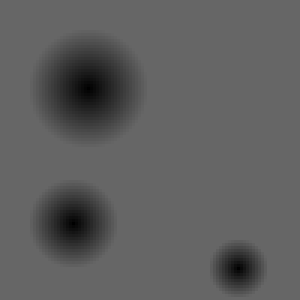
%> input picture MatLab/Optischer Fluss/bilder/bewegung1.bmp, 100 x 100 px (shown 3 times larger); the run also reads 1 picture not shown here
$ octave --eval "result = bewegung;"   (GNU Octave 9; MATLAB toolbox functions it lacks are replaced by stand-ins)
%> lines starting %> are read from the running program, lines starting %| are printed output that depends on the picture
function [ I ] = bewegung()
%Einlesen der Bilder
I1 = double(imread('bilder\bewegung1.bmp', 'BMP'));
%> I1: size 100x100 double; min 0, max 102, mean 94.3; mean of the top-left, top-right, bottom-left and bottom-right quarters 84.9, 102, 92.4, 97.7
I2 = double(imread('bilder\bewegung2.bmp', 'BMP'));
%> I2: size 100x100 double; min 0, max 102, mean 94.3; mean of the top-left, top-right, bottom-left and bottom-right quarters 84.9, 102, 92.4, 97.7

%Berechnung der Dimension
D = size(I1);
%> D = [100 100]
n = D(1,1);
%> n = 100
m = D(1,2);
%> m = 100

% 2.1 Randbedingungen Erweitere die Matrix 1.

I11 = I1(1,:);
%> I11 = 100 values from 102 to 102
I1 = [I11;I1];
%> I1: size 101x100 double
I21 = I1(end,:);
%> I21 = 100 values from 102 to 102
I1 = [I1;I21];
%> I1: size 102x100 double
I31 = I1(:,1);
%> I31 = 102 values from 102 to 102
I1 = [I31,I1];
%> I1: size 102x101 double
I41 = I1(:,end);
%> I41 = 102 values from 102 to 102
I1 = [I1,I41];
%> I1: size 102x102 double
% 2.1 Randbedingungen Erweitere die Matrix 2.
I12 = I2(1,:);
%> I12 = 100 values from 102 to 102
I2 = [I12;I2];
%> I2: size 101x100 double
I22 = I2(end,:);
%> I22 = 100 values from 102 to 102
I2 = [I2;I22];
%> I2: size 102x100 double
I32 = I2(:,1);
%> I32 = 102 values from 102 to 102
I2 = [I32,I2];
%> I2: size 102x101 double
I42 = I2(:,end);
%> I42 = 102 values from 102 to 102
I2 = [I2,I42];
%> I2: size 102x102 double

%Berechnung von Ix Iy und It
for i = 2:n+1;
for j = 2:m+1;
    Ix(i-1,j-1) = (1/4 * (I1(i+1,j)-I1(i,j)+I1(i+1,j+1)-I1(i,j+1)+I2(i+1,j)-I2(i,j)+I2(i+1,j+1)-I2(i,j+1)));
    Iy(i-1,j-1) = (1/4 * (I1(i,j+1)-I1(i,j)+I1(i+1,j+1)-I1(i+1,j)+I2(i,j+1)-I2(i,j)+I2(i+1,j+1)-I2(i+1,j)));
    It(i-1,j-1) = (1/4 * (I2(i,j+1)-I1(i,j+1)+I2(i+1,j+1)-I1(i+1,j+1)+I2(i+1,j)-I1(i+1,j)+I2(i,j)-I1(i,j)));

end
end
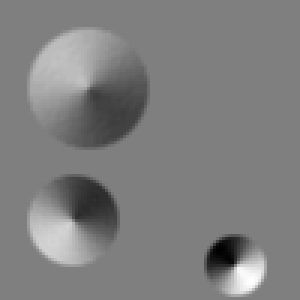
%> It: size 100x100 double (shown 3 times larger); min -14.75, max 14.75, mean 0; drawn with min black and max white
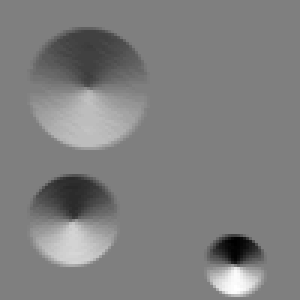
%> Ix: size 100x100 double (shown 3 times larger); min -10.25, max 10.25, mean 0; drawn with min black and max white
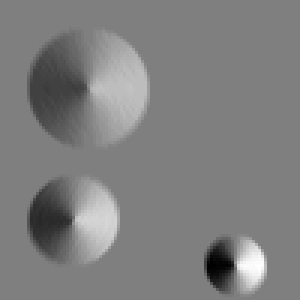
%> Iy: size 100x100 double (shown 3 times larger); min -10.25, max 10.25, mean 0; mean of the top-left, top-right, bottom-left and bottom-right quarters 0, 0, 0, 0; drawn with min black and max white
%Erweitere Matrix um 2 Stellen je Seite;
Ix = [ones(2,100);Ix;ones(2,100)];
%> Ix: size 104x100 double
Ix = [ones(104,2),Ix,ones(104,2)];
%> Ix: size 104x104 double

Iy = [ones(2,100);Iy;ones(2,100)];
%> Iy: size 104x100 double
Iy = [ones(104,2),Iy,ones(104,2)];
%> Iy: size 104x104 double

It = [ones(2,100);It;ones(2,100)];
%> It: size 104x100 double
It = [ones(104,2),It,ones(104,2)];
%> It: size 104x104 double


%Erstelle nun Ausgleichsproblem mit L鰏ung.
for i = 3:n+2;
for j = 3:m+2;

   a1 = Ix(i-2,j-2); b1 = Ix(i-2,j-1); c1 = Ix(i-2,j); d1 = Ix(i-2,j+1); e1 = Ix(i-2,j+2);
   a2 = Ix(i-1,j-2); b2 = Ix(i-1,j-1); c2 = Ix(i-1,j); d2 = Ix(i-1,j+1); e2 = Ix(i-1,j+2);
   a3 = Ix(i,j-2);   b3 = Ix(i,j-1);   c3 = Ix(i,j);   d3 = Ix(i,j+1);   e3 = Ix(i,j+2);
   a4 = Ix(i+1,j-2); b4 = Ix(i+1,j-1); c4 = Ix(i+1,j); d4 = Ix(i+1,j+1); e4 = Ix(i+1,j+2);
   a5 = Ix(i+2,j-2); b5 = Ix(i+2,j-1); c5 = Ix(i+2,j); d5 = Ix(i+2,j+1); e5 = Ix(i+2,j+2);

  Px = [a1 b1 c1 d1 e1 a2 b2 c2 d2 e2 a3 b3 c3 d3 e3 a4 b4 c4 d4 e4 a5 b5 c5 d5 e5];

   a1 = Iy(i-2,j-2); b1 = Iy(i-2,j-1); c1 = Iy(i-2,j); d1 = Iy(i-2,j+1); e1 = Iy(i-2,j+2);
   a2 = Iy(i-1,j-2); b2 = Iy(i-1,j-1); c2 = Iy(i-1,j); d2 = Iy(i-1,j+1); e2 = Iy(i-1,j+2);
   a3 = Iy(i,j-2);   b3 = Iy(i,j-1);   c3 = Iy(i,j);   d3 = Iy(i,j+1);   e3 = Iy(i,j+2);
   a4 = Iy(i+1,j-2); b4 = Iy(i+1,j-1); c4 = Iy(i+1,j); d4 = Iy(i+1,j+1); e4 = Iy(i+1,j+2);
   a5 = Iy(i+2,j-2); b5 = Iy(i+2,j-1); c5 = Iy(i+2,j); d5 = Iy(i+2,j+1); e5 = Iy(i+2,j+2);

   Py = [a1 b1 c1 d1 e1 a2 b2 c2 d2 e2 a3 b3 c3 d3 e3 a4 b4 c4 d4 e4 a5 b5 c5 d5 e5];

   A = [Px' , Py'];

   a1 = It(i-2,j-2); b1 = It(i-2,j-1); c1 = It(i-2,j); d1 = It(i-2,j+1); e1 = It(i-2,j+2);
   a2 = It(i-1,j-2); b2 = It(i-1,j-1); c2 = It(i-1,j); d2 = It(i-1,j+1); e2 = It(i-1,j+2);
   a3 = It(i,j-2);   b3 = It(i,j-1);   c3 = It(i,j);   d3 = It(i,j+1);   e3 = It(i,j+2);
   a4 = It(i+1,j-2); b4 = It(i+1,j-1); c4 = It(i+1,j); d4 = It(i+1,j+1); e4 = It(i+1,j+2);
   a5 = It(i+2,j-2); b5 = It(i+2,j-1); c5 = It(i+2,j); d5 = It(i+2,j+1); e5 = It(i+2,j+2);

   b = -1 * [a1 b1 c1 d1 e1 a2 b2 c2 d2 e2 a3 b3 c3 d3 e3 a4 b4 c4 d4 e4 a5 b5 c5 d5 e5]';
   %Berechne x Stern
   M = pinv(A);
   %xs ist der Vektor mit u und v
   xs =  M * b;
    u(i-2,j-2) = xs(1,1);
    v(i-2,j-2) = xs(2,1);

   I(i-2,j-2) = norm(((A * xs) - b),2);

end
end
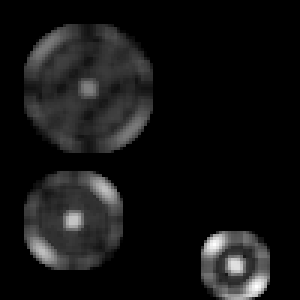
%> I: size 100x100 double (shown 3 times larger); min 0, max 4.38, mean 0.341; drawn with min black and max white
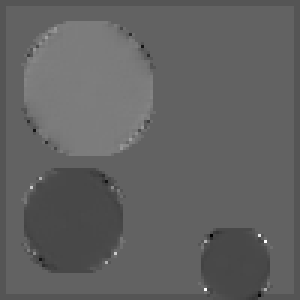
%> u: size 100x100 double (shown 3 times larger); min -3.79, max 6, mean -0.0239; drawn with min black and max white
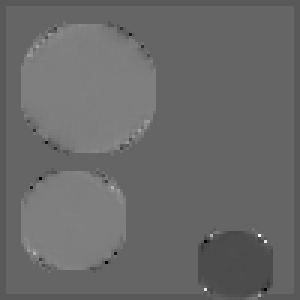
%> v: size 100x100 double (shown 3 times larger); min -4, max 6, mean 0.162; drawn with min black and max white
%> `result = bewegung;`:
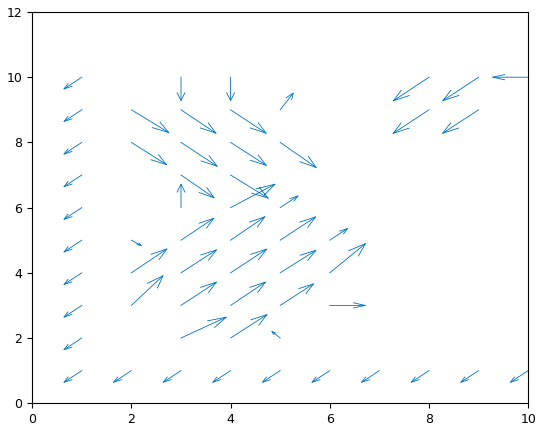
%> figure redrawn from the program's plot data; highest point at x = 1, y = 10; highest point at x = 9.52, y = 10.08


quiver(v(1:10:end,1:10:end),u(1:10:end,1:10:end))
end
